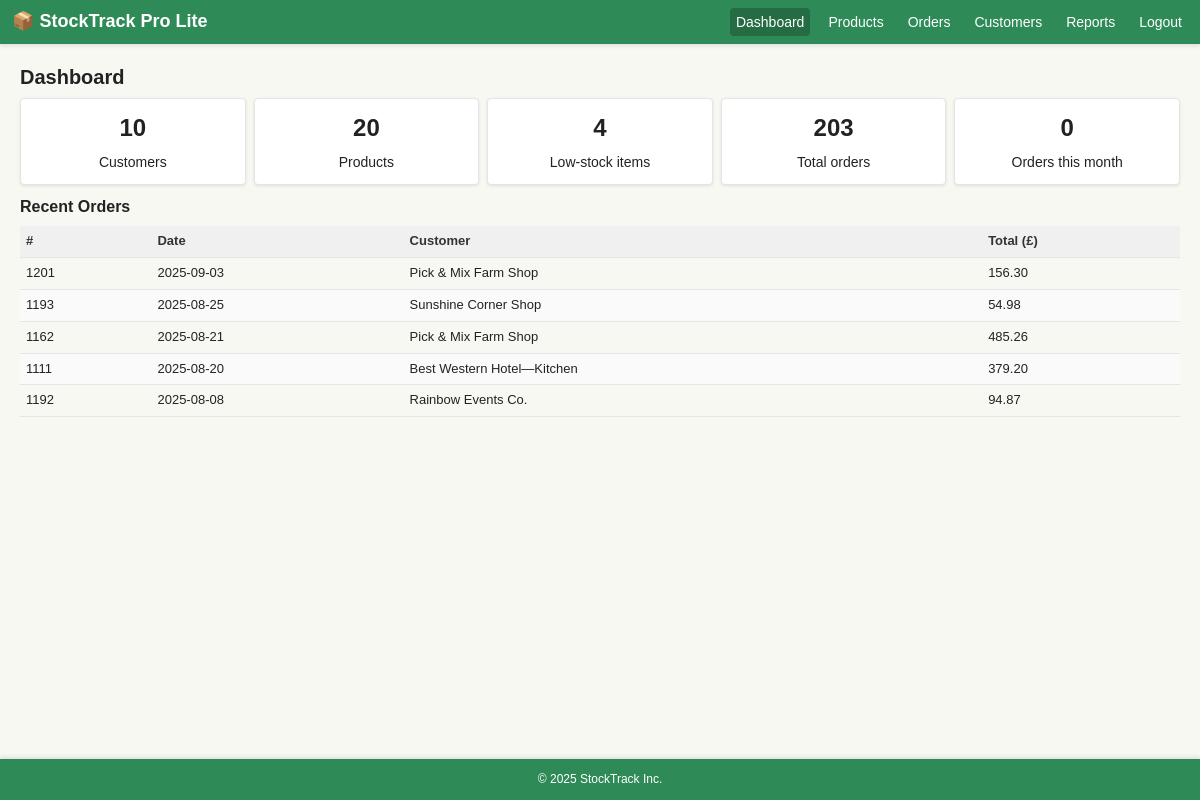
Page /StockTrackProLite/dashboard.php (signed in) on the committed database.
### tables this page shows
CREATE TABLE `orders` (
  `id` int(11) NOT NULL,
  `customer_id` int(11) DEFAULT NULL,
  `order_date` datetime NOT NULL,
  `total` decimal(10,2) NOT NULL
);

CREATE TABLE `customers` (
  `id` int(11) NOT NULL,
  `name` varchar(100) NOT NULL,
  `phone` varchar(30) DEFAULT NULL,
  `email` varchar(100) DEFAULT NULL,
  `address` mediumtext DEFAULT NULL
);

### config/database.php (called while the page is built)
<?php
return array(
    'host' => getenv('DB_HOST') ?: '127.0.0.1',
    'port' => getenv('DB_PORT') ?: '3306',
    'database' => getenv('DB_NAME') ?: 'stocktrackpro',
    'username' => getenv('DB_USER') ?: 'root',
    'password' => getenv('DB_PASS') ?: '',
    'charset' => getenv('DB_CHARSET') ?: 'utf8mb4'
);

### includes/database.php (called while the page is built, shortened)
<?php
class Database
{
    private static $pdo;
    private static $config;
    private static function config()
    {
        if (self::$config === null) {
            $base = require dirname(__DIR__) . '/config/database.php';
            $overridePath = dirname(__DIR__) . '/config/database.local.php';
            self::$config = $base;
        }
        return self::$config;
    }
    public static function connection()
    {
        if (!self::$pdo) {
            $config = self::config();
            $dsn = sprintf(
                'mysql:host=%s;port=%s;dbname=%s;charset=%s',
                $config['host'],
                $config['port'],
                $config['database'],
                $config['charset']
            );
            $options = array(
                PDO::ATTR_ERRMODE => PDO::ERRMODE_EXCEPTION,
                PDO::ATTR_DEFAULT_FETCH_MODE => PDO::FETCH_ASSOC,
                PDO::ATTR_EMULATE_PREPARES => false
            );
            self::$pdo = new PDO($dsn, $config['username'], $config['password'], $options);
        }
        return self::$pdo;
    }
    public static function query($sql, $params = array())
    {
        $stmt = self::connection()->prepare($sql);
        $stmt->execute($params);
        return $stmt;
    }
    public static function fetchOne($sql, $params = array())
    {
        $stmt = self::query($sql, $params);
        $row = $stmt->fetch();
        return $row === false ? null : $row;
    }
}

### StockTrackProLite/dashboard.php (the view, shortened to what this page needs)
<?php
require_once dirname(__DIR__) . '/includes/database.php';
include 'includes/header.php';
function fetchCount($sql)
{
    $row = Database::fetchOne($sql);
    return $row ? (int)array_shift($row) : 0;
}
$totCust   = fetchCount("SELECT COUNT(*) AS total FROM customers");
$totProd   = fetchCount("SELECT COUNT(*) AS total FROM products");
$totOrders = fetchCount("SELECT COUNT(*) AS total FROM orders");
$lowCount = fetchCount("SELECT COUNT(*) AS total FROM products WHERE stock < 20");
$monthOrders = fetchCount(
        "SELECT COUNT(*) AS total
         FROM orders
         WHERE YEAR(order_date) = YEAR(CURDATE())
             AND MONTH(order_date) = MONTH(CURDATE())"
);
$recent = Database::query(
    "SELECT o.id, o.order_date, o.total, c.name AS customer
     FROM orders o
     LEFT JOIN customers c ON c.id = o.customer_id
     ORDER BY o.order_date DESC
     LIMIT 5"
)->fetchAll();
?>
<h2>Dashboard</h2>
<div class="cards">
    <div class="card kpi"><span class="big"><?php echo $totCust; ?></span>Customers</div>
    <div class="card kpi"><span class="big"><?php echo $totProd; ?></span>Products</div>
    <div class="card kpi"><span class="big"><?php echo $lowCount; ?></span>Low-stock&nbsp;items</div>
    <div class="card kpi"><span class="big"><?php echo $totOrders; ?></span>Total&nbsp;orders</div>
    <div class="card kpi"><span class="big"><?php echo $monthOrders; ?></span>Orders&nbsp;this&nbsp;month</div>
</div>
<h3>Recent Orders</h3>
<table>
    <thead><tr><th>#</th><th>Date</th><th>Customer</th><th>Total (£)</th></tr></thead>
    <tbody>
<?php foreach ($recent as $row): ?>
        <tr>
            <td><a href="order_view.php?id=<?php echo $row['id']; ?>">
                <?php echo $row['id']; ?></a></td>
            <td><?php echo date('Y-m-d', strtotime($row['order_date'])); ?></td>
            <td><?php echo htmlspecialchars($row['customer']); ?></td>
            <td><?php echo number_format($row['total'], 2); ?></td>
        </tr>
<?php endforeach; ?>
    </tbody>
</table>
<?php include 'includes/footer.php'; ?>

### StockTrackProLite/assets/style.css (style rules this page uses)
* { box-sizing: border-box; }
html { height: 100%; }
body { height: 100%; margin: 0; padding: 0; background: #f8f8f3; color: #222; font: 14px/1.45 Arial, Helvetica, sans-serif; display: flex; flex-direction: column; }
:root { --primary: #2e8b57; --primary-dark: #256b44; --bg-light: #f8f8f3; --border: #e5e5e5; --bg-row-alt: #fafafa; --bg-notice: #e8f5e9; --notice-accent: #1b5e20; --text-muted: #666; --spacing-xs: 4px; --spacing-sm: 6px; --spacing-md: 8px; --spacing-lg: 12px; --spacing-xl: 20px; --radius: 4px; }
h1, h2, h3, h4, h5, h6 { margin: 0 0 8px 0; font-weight: 700; line-height: 1.3; }
h2 { font-size: 20px; }
h3 { font-size: 16px; }
a { color: #222; text-decoration: none; }
table { width: 100%; border-collapse: collapse; margin-bottom: var(--spacing-lg); font-size: 13px; }
th, td { padding: var(--spacing-sm) var(--spacing-sm); border-bottom: 1px solid var(--border); text-align: left; }
th { background: #f0f0f0; font-weight: 700; color: #333; }
tr:nth-child(even) { background: var(--bg-row-alt); }
.cards { display: grid; grid-template-columns: repeat(auto-fit, minmax(140px, 1fr)); gap: var(--spacing-md); margin-bottom: var(--spacing-lg); }
.card { background: #fff; border: 1px solid var(--border); border-radius: var(--radius); padding: var(--spacing-lg); text-align: center; box-shadow: 0 1px 3px rgba(0, 0, 0, 0.1); transition: box-shadow 0.2s ease, transform 0.2s ease; }
.card .big { display: block; font-size: 24px; font-weight: 700; color: #222; margin-bottom: var(--spacing-sm); }

### rows in the picture
orders: id "1201", order_date "2025-09-03", customer.name "Pick & Mix Farm Shop", total "156.30"
orders: id "1193", order_date "2025-08-25", customer.name "Sunshine Corner Shop", total "54.98"
orders: id "1162", order_date "2025-08-21", customer.name "Pick & Mix Farm Shop", total "485.26"
orders: id "1111", order_date "2025-08-20", customer.name "Best Western Hotel—Kitchen", total "379.20"
orders: id "1192", order_date "2025-08-08", customer.name "Rainbow Events Co.", total "94.87"

### other values in the picture
$totCust "10"
$totProd "20"
$lowCount "4"
$totOrders "203"
$monthOrders "0"
